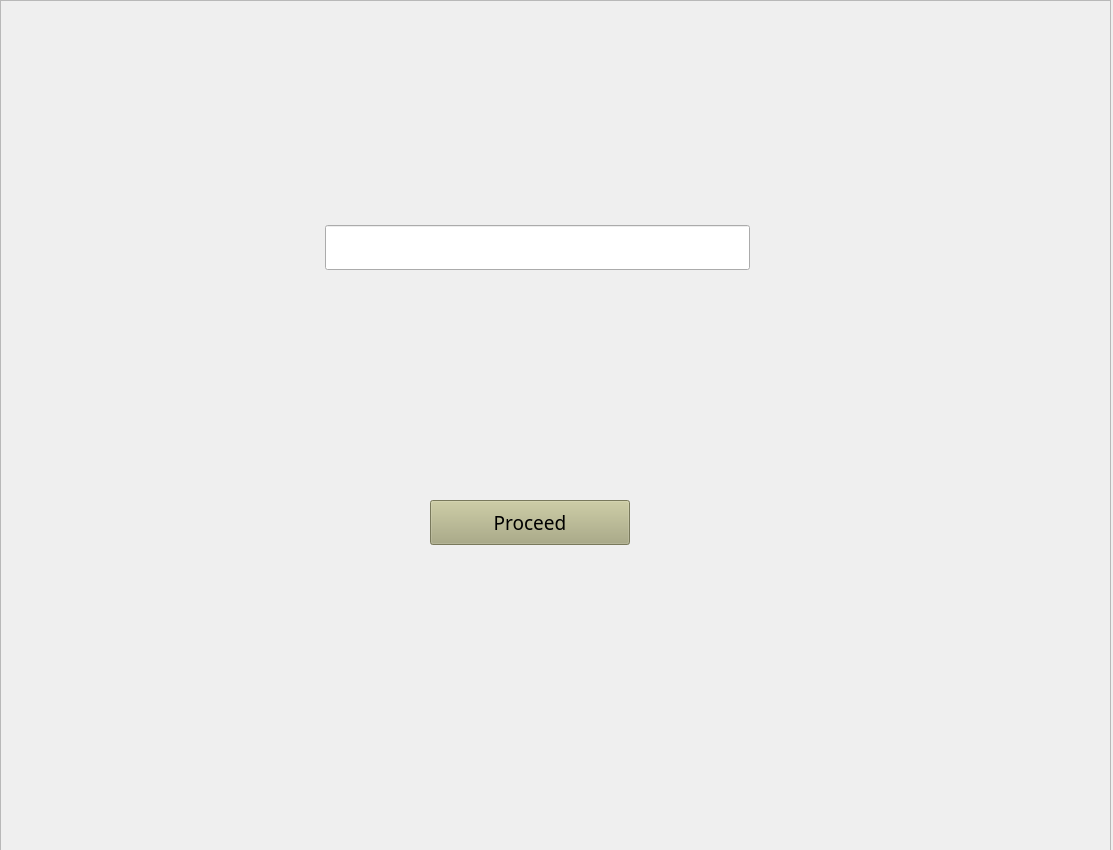
<?xml version="1.0" encoding="UTF-8"?>
<ui version="4.0">
 <class>PasswordDisplay</class>
 <widget class="QMainWindow" name="PasswordDisplay">
  <property name="geometry">
   <rect>
    <x>0</x>
    <y>0</y>
    <width>1113</width>
    <height>850</height>
   </rect>
  </property>
  <property name="minimumSize">
   <size>
    <width>1113</width>
    <height>850</height>
   </size>
  </property>
  <property name="maximumSize">
   <size>
    <width>1113</width>
    <height>850</height>
   </size>
  </property>
  <property name="windowTitle">
   <string>MainWindow</string>
  </property>
  <widget class="QWidget" name="centralwidget">
   <widget class="QLineEdit" name="PasswordDisplayLE">
    <property name="geometry">
     <rect>
      <x>325</x>
      <y>225</y>
      <width>425</width>
      <height>45</height>
     </rect>
    </property>
    <property name="font">
     <font>
      <family>Leelawadee</family>
      <pointsize>10</pointsize>
     </font>
    </property>
   </widget>
   <widget class="QPushButton" name="proceedPB">
    <property name="geometry">
     <rect>
      <x>430</x>
      <y>500</y>
      <width>200</width>
      <height>45</height>
     </rect>
    </property>
    <property name="font">
     <font>
      <family>Leelawadee</family>
      <pointsize>14</pointsize>
     </font>
    </property>
    <property name="styleSheet">
     <string notr="true">background-color:rgb(170, 170, 127)</string>
    </property>
    <property name="text">
     <string>Proceed</string>
    </property>
   </widget>
   <widget class="QFrame" name="frame">
    <property name="geometry">
     <rect>
      <x>0</x>
      <y>0</y>
      <width>1111</width>
      <height>851</height>
     </rect>
    </property>
    <property name="styleSheet">
     <string notr="true">border-image:url(:/back/BACKGROUND.png) 0 0 0 0 stertch stertch</string>
    </property>
    <property name="frameShape">
     <enum>QFrame::StyledPanel</enum>
    </property>
    <property name="frameShadow">
     <enum>QFrame::Raised</enum>
    </property>
   </widget>
   <zorder>frame</zorder>
   <zorder>PasswordDisplayLE</zorder>
   <zorder>proceedPB</zorder>
  </widget>
 </widget>
 <resources>
  <include location="GUI_K/r3.qrc"/>
 </resources>
 <connections/>
</ui>
